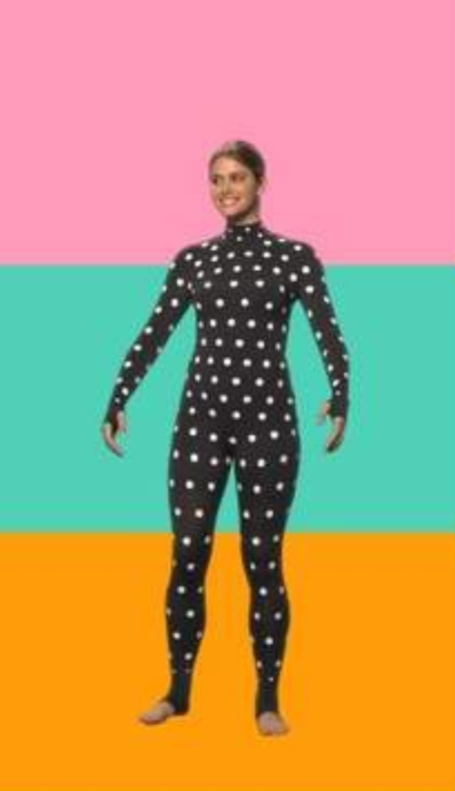
#> input picture origin2.png, 455 x 791 px
$ jupyter execute Dot_Distance.ipynb   (older library calls are emulated)
#> lines starting #> are read from the running program, lines starting #| are printed output that depends on the picture; after the words box and inside, x2 and y2 are one past the last pixel; in counts of white or black regions, pixels touching at a corner belong together
[cell 1]
from sklearn.cluster import KMeans
import matplotlib.pyplot as plt
import utils
import cv2

[cell 2]
# import the necessary packages
from scipy.spatial import distance as dist
from imutils import perspective
from imutils import contours
import numpy as np
import imutils
import cv2

def midpoint(ptA, ptB):
	return ((ptA[0] + ptB[0]) * 0.5, (ptA[1] + ptB[1]) * 0.5)

[cell 3]
# load the image, convert it to grayscale, and blur it slightly
image = cv2.imread("origin2.png")
#> image is the input picture: shape (791, 455, 3); mean B, G, R 113.7, 152.6, 183.9
gray = cv2.cvtColor(image, cv2.COLOR_BGR2GRAY)
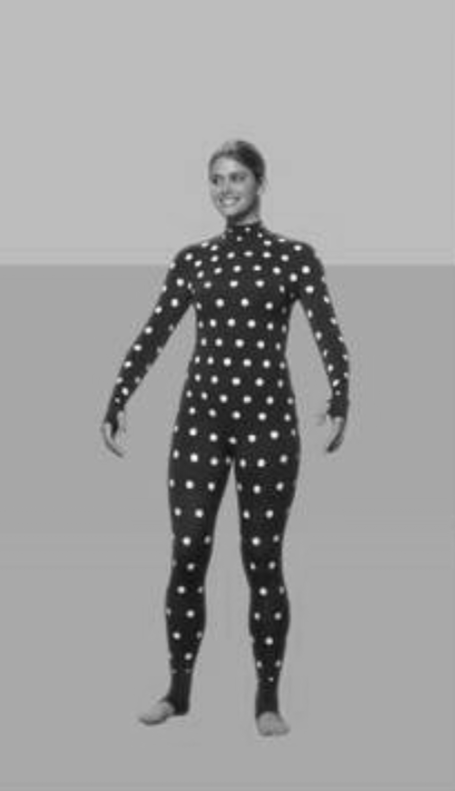
#> gray: shape (791, 455); min 14, max 251, mean 157.6
gray = cv2.GaussianBlur(gray, (5, 5), cv2.BORDER_DEFAULT)

# perform edge detection, then perform a dilation + erosion to
# close gaps in between object edges
edged = cv2.Canny(gray, 50, 100)
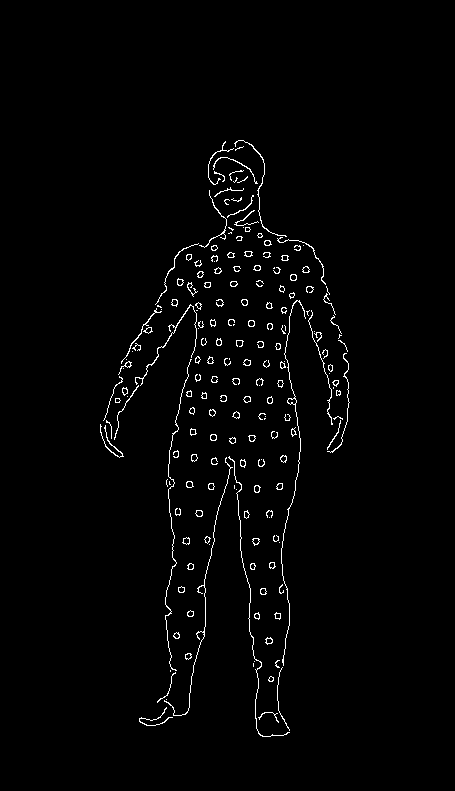
#> edged: shape (791, 455); 1.7% white in thin lines or dots, all inside (x1, y1, x2, y2) = (100, 140, 350, 737)
edged = cv2.dilate(edged, None, iterations=1)
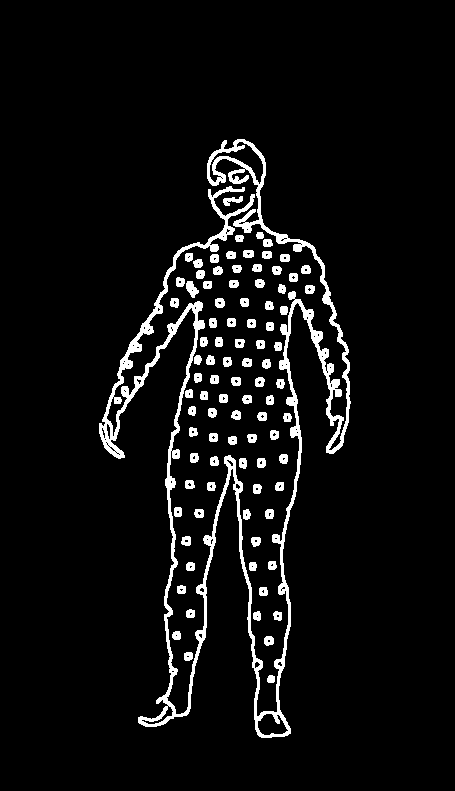
#> edged: shape (791, 455); 5.6% white; 92 white regions, largest, box (x1, y1, x2, y2) and area: (99, 139, 351, 738) 13462, (186, 281, 199, 298) 131, (223, 196, 243, 206) 108
edged = cv2.erode(edged, None, iterations=1)
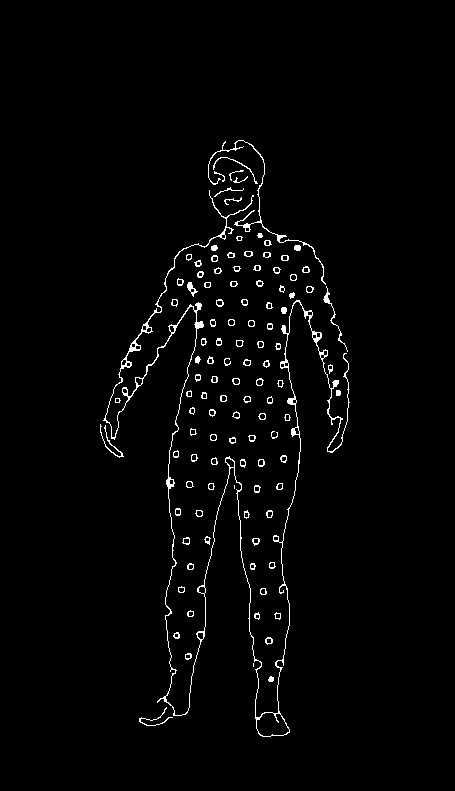
#> edged: shape (791, 455); 2% white in thin lines or dots, all inside (x1, y1, x2, y2) = (100, 140, 350, 737)

# find contours in the edge map
cnts = cv2.findContours(edged.copy(), cv2.RETR_EXTERNAL,cv2.CHAIN_APPROX_SIMPLE)
#> cnts = 111 contours, 15 with area under 20; largest, box (x1, y1, x2, y2) and area: (103, 190, 350, 737) 2127, (208, 140, 326, 285) 174, (187, 282, 198, 297) 58, (323, 286, 348, 352) 57, (216, 299, 224, 307) 40
cnts = imutils.grab_contours(cnts)

# sort the contours from left-to-right and, then initialize the
# distance colors and reference object
#(cnts, _) = contours.sort_contours(cnts, method="top-to-bottom")
colors = ((0, 0, 255), (240, 0, 159), (0, 165, 255), (255, 255, 0),(255, 0, 255))
refObj = None

[cell 4]
# loop over the contours individually, and 1-1, 1-1, 1-1,...
orig = image.copy()
for c in cnts:
    # if the contour is too large, ignore it
    if cv2.contourArea(c) > 40:
        refObj = None
        #refObj = (box, (cX, cY), D /1)
        continue
    # compute the rotated bounding box of the contour
    box = cv2.minAreaRect(c)
    box = cv2.cv.BoxPoints(box) if imutils.is_cv2() else cv2.boxPoints(box)
    box = np.array(box, dtype="int")

    # order the points in the contour such that they appear
    # in top-left, top-right, bottom-right, and bottom-left
    # order, then draw the outline of the rotated bounding
    # box
    box = perspective.order_points(box)

    # compute the center of the bounding box
    cX = np.average(box[:, 0])
    cY = np.average(box[:, 1])

    # skip if not white
    if image[int(cY),int(cX)][0] < 150 or image[int(cY),int(cX)][1] < 150 or image[int(cY),int(cX)][2] < 150:
        refObj = None
        #refObj = (box, (cX, cY), D /1)
        continue

    print(cX,',',cY)
    print(image[int(cY),int(cX)])

    if refObj is None:
        # unpack the ordered bounding box, then compute the
        # midpoint between the top-left and top-right points,
        # followed by the midpoint between the top-right and
        # bottom-right
        (tl, tr, br, bl) = box
        (tlblX, tlblY) = midpoint(tl, bl)
        (trbrX, trbrY) = midpoint(tr, br)

        # compute the Euclidean distance between the midpoints,
        # then construct the reference object
        D = dist.euclidean((tlblX, tlblY), (trbrX, trbrY))
        refObj = (box, (cX, cY), D /1) # 1 is the diameter of the reference object, requires manual inputs
        continue
    # draw the contours on the image
    cv2.drawContours(orig, [box.astype("int")], -1, (0, 255, 0), 1)
    cv2.drawContours(orig, [refObj[0].astype("int")], -1, (0, 255, 0), 1)

    # stack the reference coordinates and the object coordinates
    # to include the object center
    refCoords = np.vstack([refObj[0], refObj[1]])
    objCoords = np.vstack([box, (cX, cY)])

    # loop over the original points
    for ((xA, yA), (xB, yB), color) in zip(refCoords, objCoords, colors):
        # draw circles corresponding to the current points and
        # connect them with a line
        if color == (255, 0, 255):
            # compute the Euclidean distance between the coordinates,
            D = dist.euclidean((xA, yA), (xB, yB)) / refObj[2]
            if D > 15:
                refObj = None
                #refObj = (box, (cX, cY), D /1)
                continue
            print(D)
            cv2.circle(orig, (int(xA), int(yA)), 1, color, -1)
            cv2.circle(orig, (int(xB), int(yB)), 1, color, -1)
            cv2.line(orig, (int(xA), int(yA)), (int(xB), int(yB)),color, 1)

            # and then convert the distance in pixels to distance in units
            (mX, mY) = midpoint((xA, yA), (xB, yB))
            cv2.putText(orig, "{:.1f}cm".format(D), (int(mX), int(mY - 10)),cv2.FONT_HERSHEY_SIMPLEX, 0.25, color, 1)
    refObj = None
#> this loop made 111 passes
#> (cX, cY, tl, tr, br, bl, tlblX, tlblY) on passes 4, 6, 8, 10, 12, 14, 16, 18, 20: (188, 656, [185, 653], [191, 653], [191, 659], [185, 659], 185, 656), (176, 635, [173, 632], [179, 632], [179, 638], [173, 638], 173, 635), (256.5, 615.5, [254, 612], [259, 612], [259, 619], [254, 619], 254, 615.5), (263, 591, [260, 588], [266, 588], [266, 594], [260, 594], 260, 591), (252.5, 566, [250, 563], [255, 563], [255, 569], [250, 569], 250, 566), (272, 565, [269, 562], [275, 562], [275, 568], [269, 568], 269, 565), (185.5, 540.5, [182, 537], [189, 537], [189, 544], [182, 544], 182, 540.5), (269, 513.5, [266, 510], [272, 510], [272, 517], [266, 517], 266, 513.5), (198.5, 513, [195, 510], [202, 510], [202, 516], [195, 516], 195, 513)
#> (box, cX, cY) on passes 1, 2, 3, 5, 7, 9: ([[137, 718], [167, 706], [172, 718], [142, 730]], 154.5, 718), ([[268, 676], [273, 676], [273, 681], [268, 681]], 270.5, 678.5), ([[253, 666], [253, 663], [253, 663], [253, 666]], 253, 664.5), ([[265, 637], [272, 637], [272, 644], [265, 644]], 268.5, 640.5), ([[274, 611], [281, 613], [279, 619], [273, 617]], 276.8, 615), ([[187, 610], [193, 610], [193, 616], [187, 616]], 190, 613)
#> (printed output is left out)
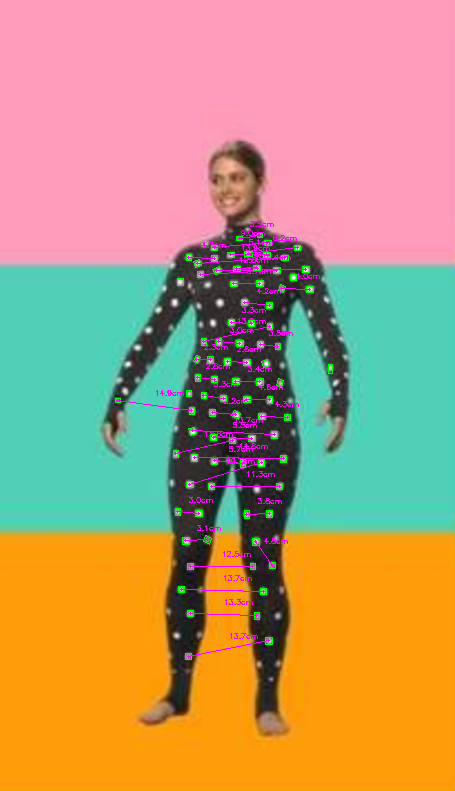
#> orig: shape (791, 455, 3); 1.68% of pixels changed, all inside (x1, y1, x2, y2) = (115, 221, 333, 660)
    #refObj = (box, (cX, cY), D /1)
# show the output image
cv2.imwrite("output2.png", orig)
#> Out = True
